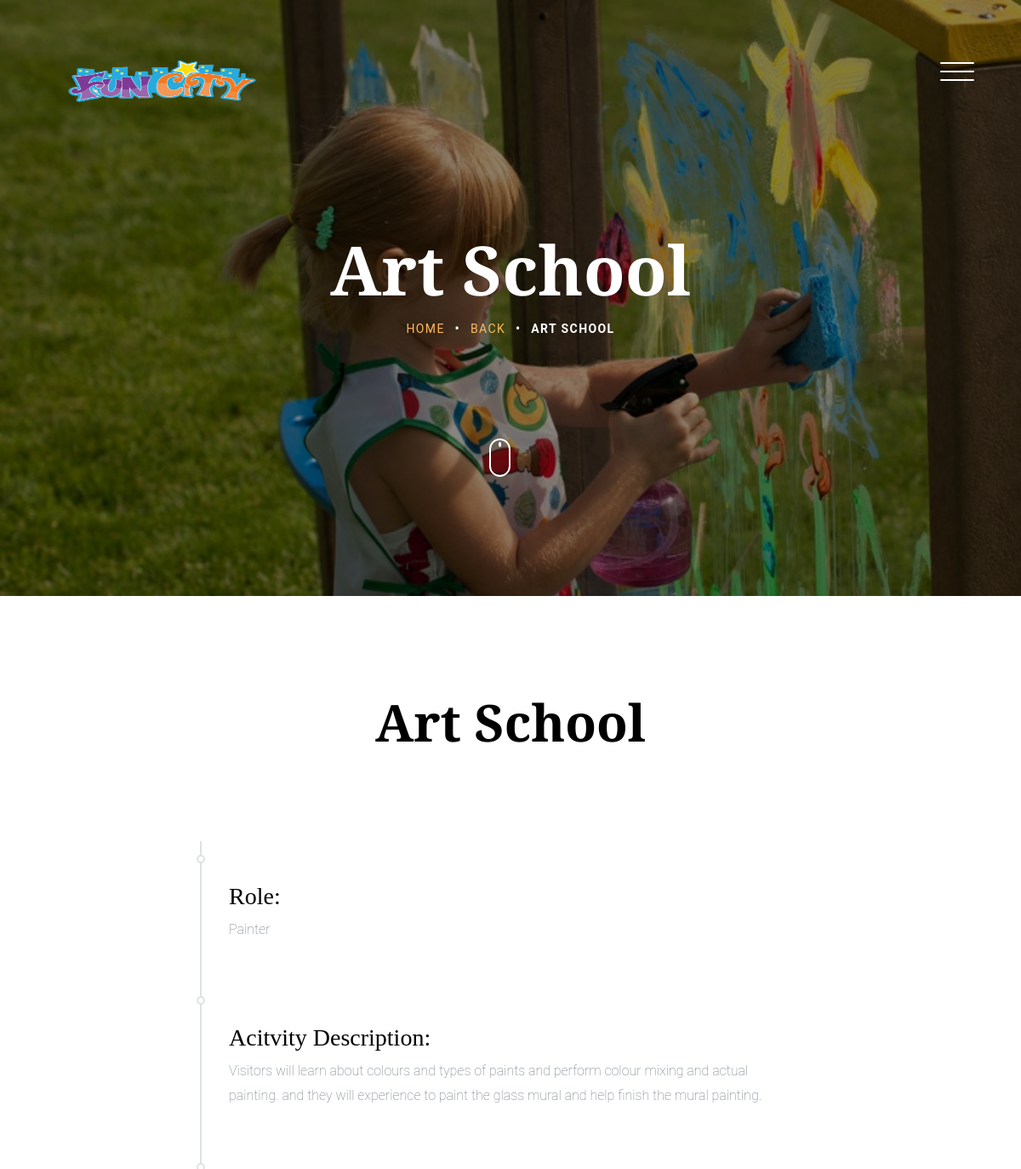
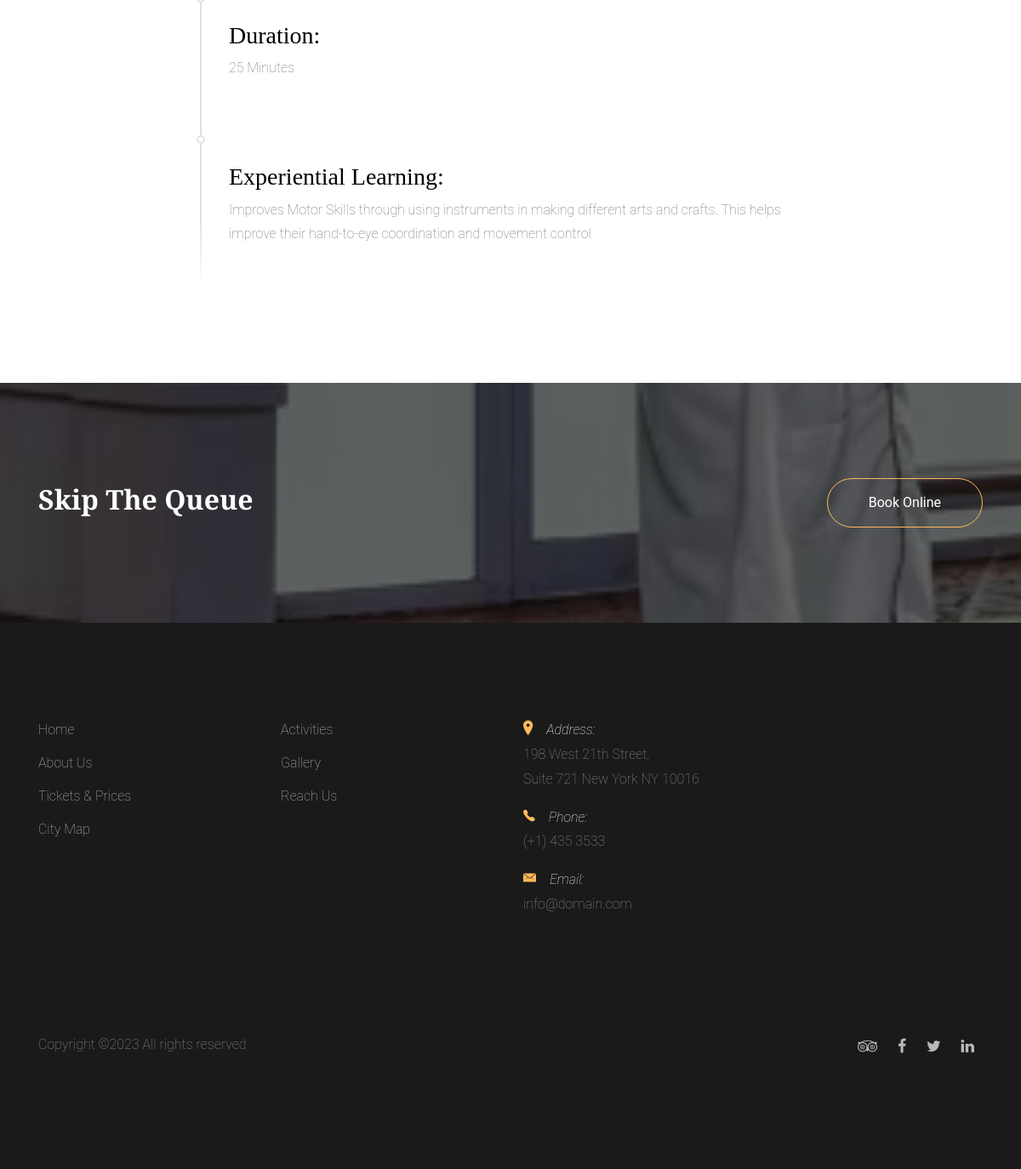
/activityeach/1, run on the app's committed database (2 pictures, top to bottom).
### Backend/models.py (models this page shows)
class Activitydb(models.Model):
    Name = models.CharField(max_length=50, null=True, blank=True)
    Role = models.CharField(max_length=50, null=True, blank=True)
    Description = models.CharField(max_length=50, null=True, blank=True)
    Duration = models.CharField(max_length=50, null=True, blank=True)
    Content = models.CharField(max_length=150, null=True, blank=True)
    Image = models.ImageField(upload_to='profile/',null=True,blank=True)

### Frontend/views.py (the view)
# urls.py: path('activityeach/<int:dataid>', views.activityeach, name="activityeach"),
def activityeach(request,dataid):
    data = Activitydb.objects.get(id=dataid)
    return render(request,'Activityeach.html',{'data':data})

### Frontend/templates/Activityeach.html (shortened to what this page needs)
<!DOCTYPE HTML>
{% load static %}
<html>
  <head>
    <link rel="stylesheet" href="{% static 'css/bootstrap.min.css' %}">
    <link rel="stylesheet" href="{% static 'css/animate.css' %}">
    <link rel="stylesheet" href="{% static 'css/owl.carousel.min.css' %}">
    <link rel="stylesheet" href="{% static 'css/aos.css' %}">
    <link rel="stylesheet" href="{% static 'css/bootstrap-datepicker.css' %}">
    <link rel="stylesheet" href="{% static 'css/jquery.timepicker.css' %}">
    <link rel="stylesheet" href="{% static 'css/fancybox.min.css' %}">
    <link rel="stylesheet" href="{% static 'fonts/ionicons/css/ionicons.min.css' %}">
    <link rel="stylesheet" href="{% static 'fonts/fontawesome/css/font-awesome.min.css' %}">
    <link rel="stylesheet" href="{% static 'css/style.css' %}">
  </head>
  <body>
     <header class="site-header js-site-header">
      <div class="container-fluid">
        <div class="row align-items-center">
          <div class="col-6 col-lg-4 site-logo" data-aos="fade"><a href="{% url 'homepage' %}"><img class="img-fluid" src="{% static 'assets/images/funcity.png' %}" alt="Theme-Logo" style="height:70px; width:300px;">
</a></div>
          <div class="col-6 col-lg-8">
            <div class="site-menu-toggle js-site-menu-toggle"  data-aos="fade">
              <span></span>
              <span></span>
              <span></span>
            </div>
          </div>
        </div>
      </div>
    </header>
    <section class="site-hero inner-page overlay" style="background-image: url({{data.Image.url}})" data-stellar-background-ratio="0.5">
      <div class="container">
        <div class="row site-hero-inner justify-content-center align-items-center">
          <div class="col-md-10 text-center" data-aos="fade">
            <h1 class="heading mb-3">{{data.Name}}</h1>
            <ul class="custom-breadcrumbs mb-4">
              <li><a href="{% url 'homepage' %}">Home</a></li>
              <li>&bullet;</li>
              <li><a href="{% url 'activitydisp' %}">Back</a> </li>
              <li>&bullet;</li>
              <li>{{data.Name}}</li>
            </ul>
          </div>
        </div>
      </div>
      <a class="mouse smoothscroll" href="#next">
        <div class="mouse-icon">
          <span class="mouse-wheel"></span>
        </div>
      </a>
    </section>
<div class="section">
      <div class="container">
        <div class="row justify-content-center text-center mb-5">
          <div class="col-md-7 mb-5">
            <h2 class="heading aos-init aos-animate" data-aos="fade">{{data.Name}}</h2>
          </div>
        </div>
        <div class="row justify-content-center">
          <div class="col-md-8">
            <div class="timeline-item aos-init aos-animate" data-aos="fade">
              <h3>Role:</h3>
              <p>{{data.Role}}</p>
            </div>
            <div class="timeline-item aos-init aos-animate" data-aos="fade">
              <h3>Acitvity Description:</h3>
              <p>
                {{data.Description}}
              </p>
            </div>
            <div class="timeline-item aos-init" data-aos="fade">
              <h3>Duration:</h3>
              <p>{{data.Duration}}</p>
            </div>
            <div class="timeline-item aos-init" data-aos="fade">
              <h3>Experiential Learning:</h3>
              <p>{{data.Content}}</p>
            </div>
          </div>
        </div>
      </div>
    </div>
    <section class="section bg-image overlay" style="background-image: url({% static 'images/123.avif' %});">
        <div class="container" >
          <div class="row align-items-center">
            <div class="col-12 col-md-6 text-center mb-4 mb-md-0 text-md-left" data-aos="fade-up">
              <h2 class="text-white font-weight-bold">Skip The Queue</h2>
            </div>
             <div class="col-12 col-md-6 text-center text-md-right" data-aos="fade-up" data-aos-delay="200">
             <form action="{% url 'selectpack' %}" method="post" enctype="multipart/form-data">{% csrf_token %}
             <button type="submit" class="btn btn-outline-warning text-white py-3 px-5">Book Online</button>
             </form>
             </div>
          </div>
        </div>
      </section>
     <footer class="section footer-section">
      <div class="container">
        <div class="row mb-4">
          <div class="col-md-3 mb-5">
            <ul class="list-unstyled link">
              <li><a href="{% url 'homepage' %}">Home</a></li>
              <li><a href="{% url 'aboutus' %}">About Us</a></li>
              <li><a href="{% url 'ticketdetail' %}">Tickets &amp; Prices</a></li>
             <li><a href="{% url 'map' %}">City Map</a></li>
            </ul>
          </div>
          <div class="col-md-3 mb-5">
            <ul class="list-unstyled link">
              <li><a href="{% url 'activitydisp' %}">Activities</a></li>
              <li><a href="{% url 'gallerydisp' %}">Gallery</a></li>
              <li><a href="{% url 'contactus' %}">Reach Us</a></li>
            </ul>
          </div>
          <div class="col-md-3 mb-5 pr-md-5 contact-info">
            <p><span class="d-block"><span class="ion-ios-location h5 mr-3 text-primary"></span>Address:</span> <span> 198 West 21th Street, <br> Suite 721 New York NY 10016</span></p>
            <p><span class="d-block"><span class="ion-ios-telephone h5 mr-3 text-primary"></span>Phone:</span> <span> (+1) 435 3533</span></p>
            <p><span class="d-block"><span class="ion-ios-email h5 mr-3 text-primary"></span>Email:</span> <span> info@domain.com</span></p>
          </div>
        </div>
        <div class="row pt-5">
          <p class="col-md-6 text-left">
            Copyright &copy;<script>document.write(new Date().getFullYear());</script> All rights reserved
          </p>
          <p class="col-md-6 text-right social">
            <a href="https://www.tripadvisor.in/"><span class="fa fa-tripadvisor"></span></a>
            <a href="https://www.facebook.com"><span class="fa fa-facebook"></span></a>
            <a href="https://twitter.com/"><span class="fa fa-twitter"></span></a>
            <a href="https://in.linkedin.com/"><span class="fa fa-linkedin"></span></a>
          </p>
        </div>
      </div>
    </footer>
  </body>
</html>

### data on the page
Activitydb: Image (picture), Name "Art School", Name "ART SCHOOL", Role "Painter", Description "Visitors will learn about colours and types of paints and perform colour mixing and actual painting. and they will experience to paint the glass mural and help finish the mural painting.", Duration "25 Minutes", Content "Improves Motor Skills through using instruments in making different arts and crafts. This helps improve their hand-to-eye coordination and movement control"
